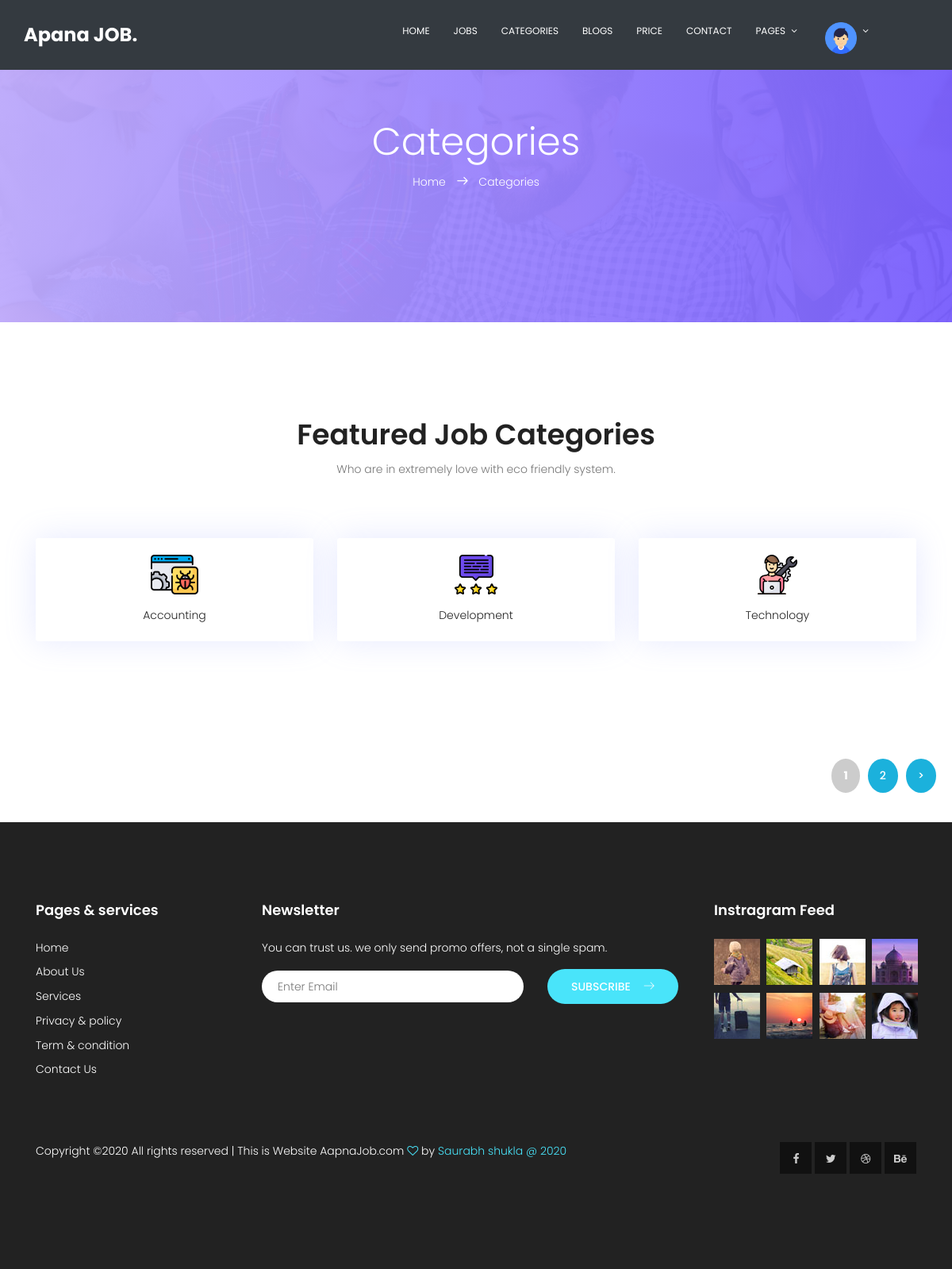
The page /category on the database its author committed.
### tables this page shows
CREATE TABLE `categories` (
  `category_id` int(11) NOT NULL,
  `category_uid` varchar(15) NOT NULL,
  `category_name` varchar(255) NOT NULL,
  `category_image` varchar(255) NOT NULL,
  `created_at` timestamp NOT NULL DEFAULT current_timestamp(),
  `updated_at` timestamp NOT NULL DEFAULT current_timestamp() ON UPDATE current_timestamp()
);

### application/controllers/Category.php (called while the page is built, shortened)
<?php
	class Category extends CI_Controller{
	public function index($offset = 0){
			$config['per_page'] = 3;
			$data['title'] = 'Show Categories Pages';
			$data['Categories'] = $this->Category_model->get_categories($config['per_page'], $offset);
			$this->load->view('templates/header');
			$this->load->view('categories/index',$data);
			$this->load->view('templates/footer');
	}
}

### index.php (called while the page is built, shortened)
<?php
require_once BASEPATH.'core/CodeIgniter.php';

### application/models/Category_model.php (called while the page is built, shortened)
<?php
	class Category_model extends CI_Model{
		public function get_categories($limit = FALSE, $offset = FALSE){
			if($limit){
				$this->db->limit($limit, $offset);
			}
			$query = $this->db->get('categories');
			return $query->result_array();
		}
	}

### application/views/categories/index.php (the view)
<section class="banner-area relative" id="home">
   <div class="overlay overlay-bg"></div>
   <div class="container">
      <div class="row d-flex align-items-center justify-content-center">
         <div class="about-content col-lg-12">
            <h1 class="text-white">
               Categories
            </h1>
            <p class="text-white link-nav"><a href="<?php echo base_url(); ?>">Home </a>  <span class="lnr lnr-arrow-right"></span>  <a href="<?php echo base_url(); ?>category/index">Categories</a></p>
         </div>
      </div>
   </div>
</section>
<section class="feature-cat-area section-gap" id="category">
   <div class="container">
      <div class="row d-flex justify-content-center">
         <div class="menu-content pb-60 col-lg-10">
            <div class="title text-center">
               <h1 class="mb-10">Featured Job Categories</h1>
               <p>Who are in extremely love with eco friendly system.</p>
            </div>
         </div>
      </div>
      <div class="row">
      	<?php foreach($Categories as $Category) : ?>
         <div class="col-lg-4 col-md-8 col-sm-12 mb-2">
            <div class="single-fcat">
               <a href="#">
               <img src="<?php echo base_url(); ?>assets/ApanaJob/category/<?php echo $Category['category_image'];?>" alt="">
               </a>
               <p><?php echo $Category['category_name'];?></p>
            </div>
         </div>
         <?php endforeach; ?>
      </div>
   </div>
</section>
<section class="m-auto pb-100">
   <div class="pagination-links list-pagination d-flex float-right">
      <?php echo $this->pagination->create_links(); ?>
   </div>
</section>

### assets/css/main.css (style rules this page uses)
body { color: #777777; font-family: "Poppins", sans-serif; font-size: 14px; font-weight: 300; line-height: 1.625em; position: relative; }
a { -webkit-transition: all 0.3s ease 0s; -moz-transition: all 0.3s ease 0s; -o-transition: all 0.3s ease 0s; transition: all 0.3s ease 0s; }
a, a:focus, a:hover { text-decoration: none; outline: 0; }
h1, h2, h3, h4, h5, h6 { font-family: "Poppins", sans-serif; color: #222222; line-height: 1.2em !important; margin-bottom: 0; margin-top: 0; font-weight: 600; }
h1, .h1 { font-size: 36px; }
.mb-10 { margin-bottom: 10px; }
.pb-60 { padding-bottom: 60px; }
.pb-100 { padding-bottom: 100px; }
.float-right { float: right; }
.text-white { color: #fff; }
.text-center { text-align: center; }
.relative { position: relative; }
.overlay { position: absolute; left: 0; right: 0; top: 0; bottom: 0; }
h1 { font-size: 36px; }
h1, h2, h3, h4, h5, h6 { line-height: 1.5em; }
.section-gap { padding: 120px 0; }
.p1-gradient-bg, .banner-area .overlay-bg, .sidebar .single-slidebar .cat-list li:hover, .callto-action-area, .single-price:hover .price-bottom, .single-service:hover, .submit-right, .submit-left, .contact-btns, .form-area .primary-btn { background-image: -moz-linear-gradient(0deg, #bfacff 0%, #795fff 100%); background-image: -webkit-linear-gradient(0deg, #bfacff 0%, #795fff 100%); background-image: -ms-linear-gradient(0deg, #bfacff 0%, #795fff 100%); }
.banner-area { background: url(../img/header-bg.jpg) center; background-size: cover; }
.banner-area .overlay-bg { opacity: .95; }
.single-fcat { text-align: center; border-radius: 3px; background-color: white; box-shadow: 0px 0px 40px 0px rgba(132, 144, 255, 0.2); padding: 20px 0; border: 1px solid transparent; -webkit-transition: all 0.3s ease 0s; -moz-transition: all 0.3s ease 0s; -o-transition: all 0.3s ease 0s; transition: all 0.3s ease 0s; }
.single-fcat p { margin-top: 15px; margin-bottom: 0; color: #222; }
.link-nav { margin-top: 10px; }
.about-content { padding: 150px 0px; text-align: center; }
.about-content h1 { font-size: 48px; font-weight: 300; }
.about-content a { color: #fff; font-weight: 300; font-size: 14px; }
.about-content .lnr { margin: 0px 10px; font-weight: 600; }

### assets/css/style.css (style rules this page uses)
.list-pagination { font-size:14px; font-weight: 500; display: block; padding: 15px; }
.list-pagination strong { padding:10px 15px; border-radius: 50% !important; margin: 5px 5px; background-color: #ccc; color:white; }
.list-pagination a { padding:10px 15px; text-decoration: none; border-radius: 50% !important; margin: 5px 5px; background-color: #1bb1dc; color:white; }

### rows shown on the page
categories: category_image (picture), category_name "Accounting"
categories: category_image (picture), category_name "Development"
categories: category_image (picture), category_name "Technology"

### other values the page prints
$this->pagination->create_links() "1 2 >"
